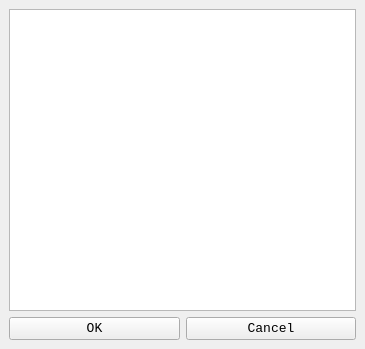
<?xml version="1.0" encoding="UTF-8"?>
<ui version="4.0">
 <class>DisplaySymbolTable</class>
 <widget class="QMainWindow" name="DisplaySymbolTable">
  <property name="geometry">
   <rect>
    <x>0</x>
    <y>0</y>
    <width>365</width>
    <height>349</height>
   </rect>
  </property>
  <property name="windowTitle">
   <string>SymbolTable</string>
  </property>
  <widget class="QWidget" name="centralwidget">
   <layout class="QHBoxLayout" name="horizontalLayout_2">
    <item>
     <layout class="QVBoxLayout" name="verticalLayout">
      <item>
       <widget class="QPlainTextEdit" name="SymbolTableListText">
        <property name="font">
         <font>
          <family>Consolas</family>
          <pointsize>10</pointsize>
         </font>
        </property>
        <property name="readOnly">
         <bool>true</bool>
        </property>
       </widget>
      </item>
      <item>
       <layout class="QHBoxLayout" name="horizontalLayout">
        <item>
         <widget class="QPushButton" name="ConfirmButton">
          <property name="font">
           <font>
            <family>Consolas</family>
            <pointsize>10</pointsize>
           </font>
          </property>
          <property name="text">
           <string>OK</string>
          </property>
         </widget>
        </item>
        <item>
         <widget class="QPushButton" name="CancelButton">
          <property name="font">
           <font>
            <family>Consolas</family>
            <pointsize>10</pointsize>
           </font>
          </property>
          <property name="text">
           <string>Cancel</string>
          </property>
         </widget>
        </item>
       </layout>
      </item>
     </layout>
    </item>
   </layout>
  </widget>
 </widget>
 <resources/>
 <connections/>
</ui>
